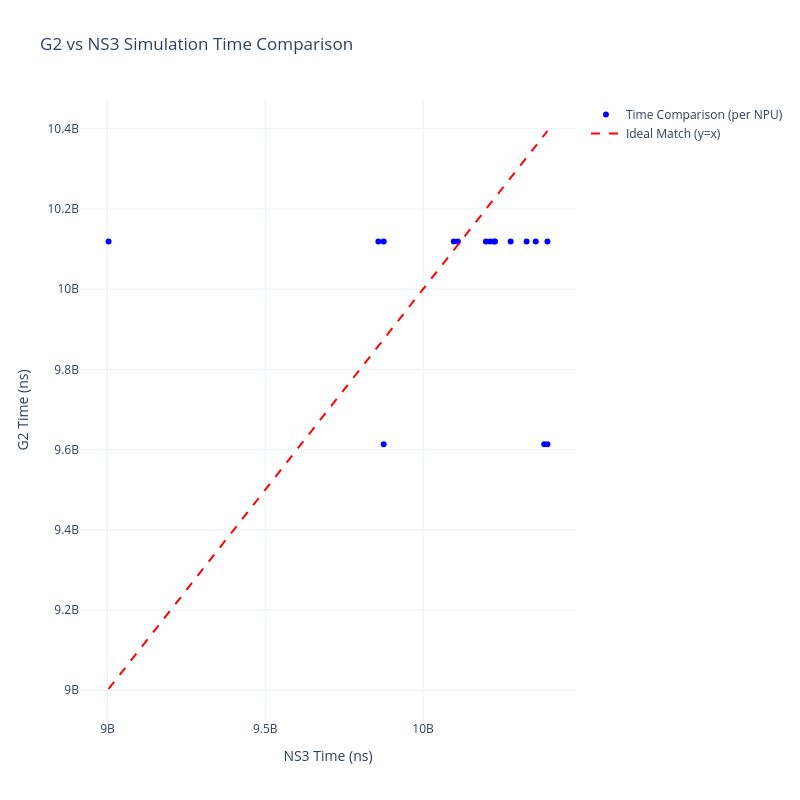

Here is the notebook cell this chart was saved with:
### Code cell
import pandas as pd
import plotly.graph_objects as go

# --- File Paths ---
g2_file = '/app/astra-sim/upc/output/comparison_run/FoldedClos/toy_all_to_all_one_collective/run_20251201_123752_299ms/g2/all_to_all_trace_matched_timing.csv'
ns3_file = '/app/astra-sim/upc/output/comparison_run/FoldedClos/toy_all_to_all_one_collective/run_20251201_130227_158ms/ns3/all_to_all_trace_matched_timing.csv'

# --- Data Loading and Preparation ---
try:
    # Load the data from CSV files
    df_ns3 = pd.read_csv(ns3_file)
    df_g2 = pd.read_csv(g2_file)

    # Select relevant columns and rename for merging
    ns3_times = df_ns3[['sys_id', 'callback_tick']].rename(columns={'callback_tick': 'ns3_time'})
    g2_times = df_g2[['sys_id', 'callback_tick']].rename(columns={'callback_tick': 'g2_time'})

    # Merge the two dataframes on 'sys_id' to align the times
    merged_df = pd.merge(ns3_times, g2_times, on='sys_id')

    # --- Plotting ---
    fig = go.Figure()

    # Add a scatter plot of G2 vs NS3 times
    fig.add_trace(go.Scatter(
        x=merged_df['ns3_time'],
        y=merged_df['g2_time'],
        mode='markers',
        name='Time Comparison (per NPU)',
        marker=dict(color='blue'),
        text=merged_df['sys_id'].apply(lambda x: f'NPU {x}'),
        hoverinfo='text+x+y'
    ))

    # Add a y=x line for reference (where times would be identical)
    min_val = min(merged_df['ns3_time'].min(), merged_df['g2_time'].min())
    max_val = max(merged_df['ns3_time'].max(), merged_df['g2_time'].max())
    fig.add_trace(go.Scatter(
        x=[min_val, max_val],
        y=[min_val, max_val],
        mode='lines',
        name='Ideal Match (y=x)',
        line=dict(color='red', dash='dash')
    ))

    # Update layout for clarity
    fig.update_layout(
        title='G2 vs NS3 Simulation Time Comparison',
        xaxis_title='NS3 Time (ns)',
        yaxis_title='G2 Time (ns)',
        template='plotly_white',
        width=800,
        height=800,
        showlegend=True
    )

    fig.show()

except FileNotFoundError as e:
    print(f"Error: Could not find a file. {e}")
except Exception as e:
    print(f"An error occurred: {e}")

### Figure 1 — Plotly figure (JSON) as saved in the notebook; plotly's stock layout.template omitted (floating-point values rounded to 4 significant figures)
{"data": [{"hoverinfo": "text+x+y", "marker": {"color": "blue"}, "mode": "markers", "name": "Time Comparison (per NPU)", "text": ["NPU 0", "NPU 1", "NPU 2", "NPU 3", "NPU 4", "NPU 5", "NPU 6", "NPU 7", "NPU 8", "NPU 9", "NPU 10", "NPU 11", "NPU 12", "NPU 13", "NPU 14", "NPU 15"], "type": "scatter", "x": [10199256020, 10277544020, 9875208020, 10228272020, 10212576020, 10328160020, 10097376020, 10224600020, 10383960020, 10394304020, 10110264020, 9003168020, 10394232020, 10357200020, 9875112020, 9858360020], "y": [10119040019, 10119040019, 10119040019, 10119040019, 10119040019, 10119040019, 10119040019, 10119040019, 9613093307, 9613093307, 10119040019, 10119040019, 10119040019, 10119040019, 9613093307, 10119040019]}, {"line": {"color": "red", "dash": "dash"}, "mode": "lines", "name": "Ideal Match (y=x)", "type": "scatter", "x": [9003168020, 10394304020], "y": [9003168020, 10394304020]}], "layout": {"height": 800, "showlegend": true, "title": {"text": "G2 vs NS3 Simulation Time Comparison"}, "width": 800, "xaxis": {"title": {"text": "NS3 Time (ns)"}}, "yaxis": {"title": {"text": "G2 Time (ns)"}}}}
